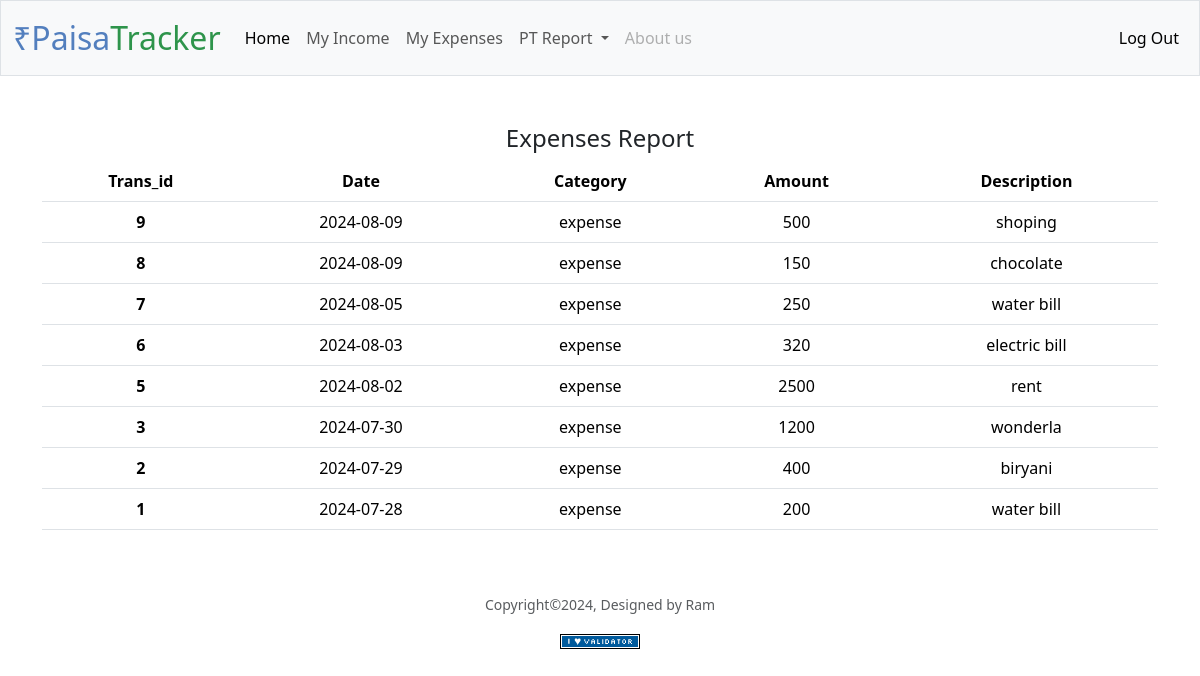
Page /expense (signed in) on the earlier database version.
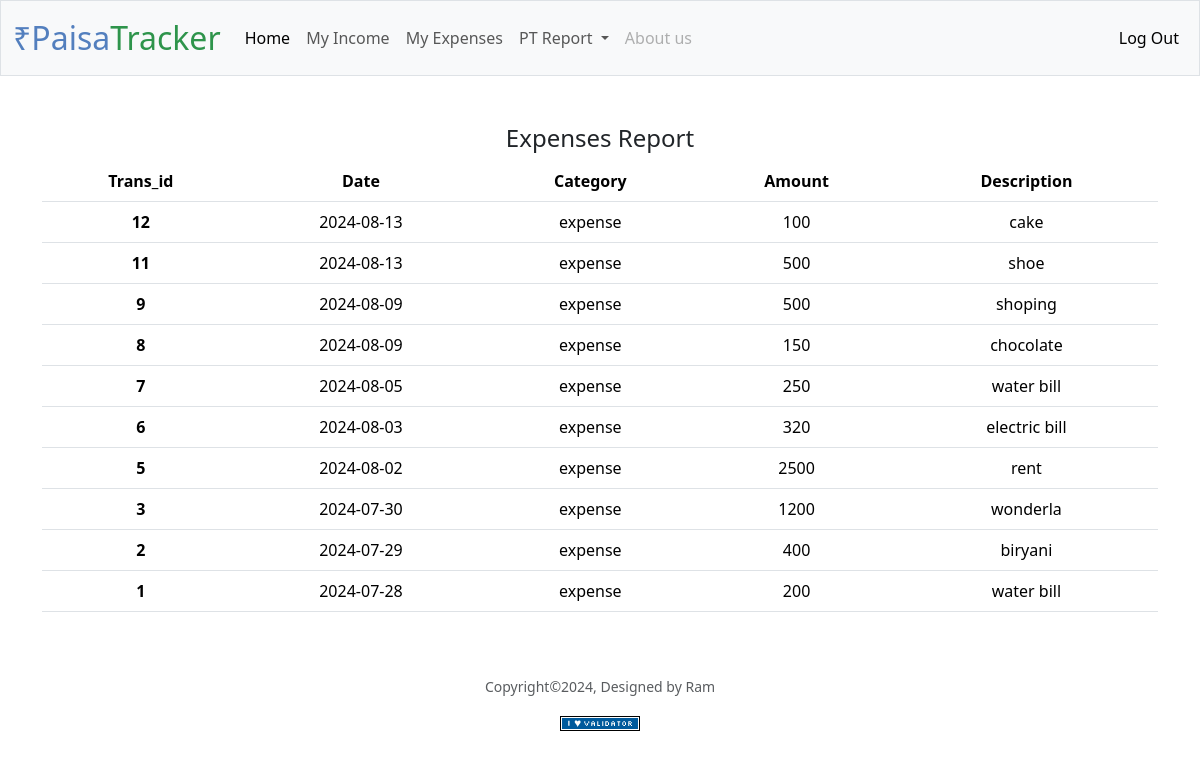
Same page on the later database version.
### tables this page shows
CREATE TABLE expenses (
    expense_id INTEGER PRIMARY KEY ,
    user_id INT,
    amount DECIMAL(10,2),
    category VARCHAR(50),
    description TEXT,
    date DATE,
    FOREIGN KEY (user_id) REFERENCES users(id)
);

### app.py (the view)
@app.route("/expense")
@login_required
def expense():
    expenses_table = db.execute("SELECT * FROM expenses WHERE category=(?)  AND user_id=? ORDER BY expense_id DESC LIMIT 100", "expense", session["user_id"])
    return render_template("expense.html", expenses_table=expenses_table)

### app.py (called while the page is built)
@app.after_request
def after_request(response):
    response.headers["Cache-Control"] = "no-cache, no-store, must-revalidate"
    response.headers["Expires"] = 0
    response.headers["Pragma"] = "no-cache"
    return response

### helpers.py (called while the page is built)
def login_required(f):
    @wraps(f)
    def decorated_function(*args, **kwargs):
        if session.get("user_id") is None:
            return redirect("/login")
        return f(*args, **kwargs)
    return decorated_function

### templates/expense.html (shortened to what this page needs)
{% extends "layout.html" %}
{% block main %}
<table class="table">
    <tcaption><h4>Expenses Report</h4><tcaption>
    <thead>
      <tr>
        <th scope="col">Trans_id</th>
        <th scope="col">Date</th>
        <th scope="col">Category</th>
        <th scope="col">Amount</th>
        <th scope="col">Description</th>
      </tr>
    </thead>
    <tbody>
      {% for row in expenses_table %}
        <tr>
          <th scope="row">{{row.expense_id}}</th>
          <td>{{row.date}}</td>
          <td>{{row.category}}</td>
          <td>{{row.amount}}</td>
          <td>{{row.description}}</td>
        </tr>
      {% endfor %}
    </tbody>
  </table>
{% endblock %}

### templates/layout.html (shortened to what this page needs)
<!doctype html>
<html lang="en">
  <head>
      <link href="https://cdn.jsdelivr.net/npm/bootstrap@5.3.3/dist/css/bootstrap.min.css" rel="stylesheet">
      <link href="/static/styles.css" rel="stylesheet">
  </head>
  <body>
    <nav class="navbar navbar-expand-md navbar-light bg-light border">
        <div class="container-fluid">
          <a class="navbar-brand" href="/"><span class="blue">₹</span><span class="blue">P</span><span class="blue">a</span><span class="blue">i</span><span class="blue">s</span><span class="blue">a</span><span class="green">Tracker</span></a>
          <div class="collapse navbar-collapse" id="navbarSupportedContent">
            <ul class="navbar-nav me-auto mb-2 mb-lg-0">
              {% if session["user_id"] %}
              <li class="nav-item">
                <a class="nav-link active" aria-current="page" href="/home">Home</a>
              </li>
              <li class="nav-item">
                <a class="nav-link" href="/income">My Income</a>
              </li>
              <li class="nav-item">
                <a class="nav-link" href="/expense">My Expenses</a>
              </li>
              <li class="nav-item dropdown">
                <a class="nav-link dropdown-toggle" href="#" role="button" data-bs-toggle="dropdown" aria-expanded="false">
                  PT Report
                </a>
              </li>
              <li class="nav-item">
                <a class="nav-link disabled" aria-disabled="true">About us</a>
              </li>
              {% endif %}
            </ul>
            <ul class="navbar-nav ms-auto mb-2 mb-lg-0">
              {% if session["user_id"] %}
                <li class="nav-item">
                  <a class="nav-link active" aria-current="page" href="/logout">Log Out</a>
                </li>
              {% else %}
                <li class="nav-item">
                  <a class="nav-link active" aria-current="page" href="/login">Log in</a>
                </li>
              {% endif %}
            </ul>
          </div>
        </div>
      </nav>
    <main class="container py-5 text-center">
        {% block main %}{% endblock %}
    </main>
    <footer class="mb-5">
      <p class="mb-3 small text-center text-muted">
         Copyright&#169;2024, Designed by Ram
      </p>
      <form action="https://validator.w3.org/check" class="text-center" enctype="multipart/form-data" method="post" target="_blank">
          <input alt="Validate" src="static/I_heart_validator.png" type="image">
      </form>
  </footer>
  </body>
</html>

### static/styles.css (style rules this page uses)
nav .navbar-brand { font-size: xx-large; }
nav .navbar-brand .blue { color: #537fbe; }
nav .navbar-brand .green { color: #2e944b; }
.blue { color: blue; }
.green { color: green; }

Differences in the rows shown:
added expenses: expense_id "12", date "2024-08-13", category "expense", amount "100", description "cake"
added expenses: expense_id "11", date "2024-08-13", category "expense", amount "500", description "shoe"
